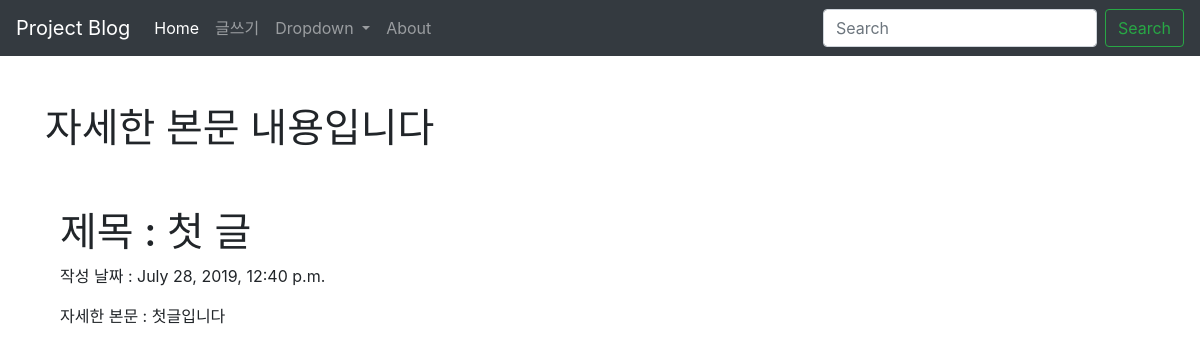
The page /blog/1 on the database its author committed.
### blog/models.py (models this page shows, shortened)
class Blog(models.Model):
    title = models.CharField(max_length=200)
    pub_date = models.DateTimeField('date published')
    body = models.TextField()

### blog/views.py (the view)
# urls.py: path('<int:blog_id>', views.detail, name="detail"),
def detail(request, blog_id):
    blog_detail = get_object_or_404(Blog, pk = blog_id)
    return render(request, 'detail.html', {'blog':blog_detail})

### blog/templates/detail.html
{% extends 'base.html' %}
{%block content%}
    </body>
      <br><br>
      <h1>자세한 본문 내용입니다</h1>
      <div class = "container">
          <br><br>
          <h1>제목 : {{blog.title}} </h1>
          <p>작성 날짜 : {{blog.pub_date}} </p>
          <p>자세한 본문 : {{blog.body}} </p>
      </div>
</body>
{% endblock %}

### rows shown on the page
Blog: title "첫 글", pub_date "July 28, 2019, 12:40 p.m.", body "첫글입니다"
